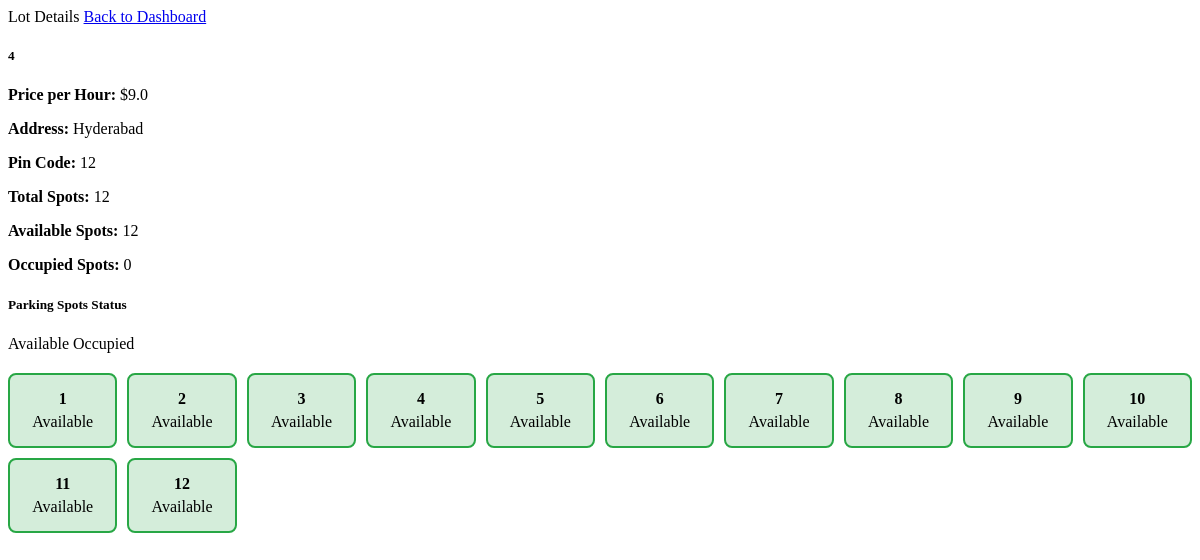
The page /lot_details/1 (signed in) on the database as committed earlier.
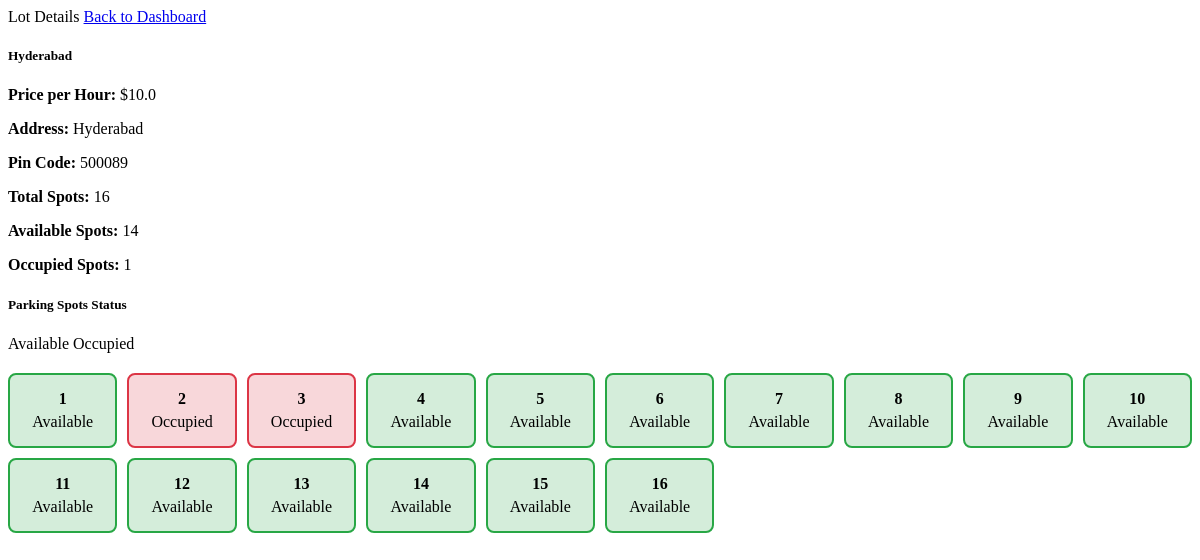
The same page on the database as committed later.
### models/models.py (models this page shows)
class ParkingLot(db.Model):
    __tablename__ = 'parking_lots'
    id = db.Column(db.Integer, primary_key=True)
    prime_location_name = db.Column(db.String(100), nullable=False)
    price = db.Column(db.Float, nullable=False)
    address = db.Column(db.String(200), nullable=False)
    pin_code = db.Column(db.String(10), nullable=False)
    maximum_number_of_spots = db.Column(db.Integer, nullable=False)
    spots = db.relationship('ParkingSpot', backref='lot', cascade='all, delete-orphan')

class ParkingSpot(db.Model):
    __tablename__ = 'parking_spots'
    id = db.Column(db.Integer, primary_key=True)
    lot_id = db.Column(db.Integer, db.ForeignKey('parking_lots.id'), nullable=False)
    status = db.Column(db.String(1), default='A')  # A for Available, R for Reserved, O for Occupied

### app.py (the view)
@app.route('/lot_details/<int:lot_id>')
def lot_details(lot_id):
    if 'admin_id' not in session:
        flash('Please login as admin first!', 'error')
        return redirect(url_for('login'))
    lot = ParkingLot.query.get_or_404(lot_id)
    spots = ParkingSpot.query.filter_by(lot_id=lot_id).all()
    return render_template('lot_details.html', lot=lot, spots=spots)

### templates/lot_details.html (shortened to what this page needs)
<!DOCTYPE html>
<html lang="en">
<head>
</head>
<body>
    <nav class="navbar navbar-dark bg-dark shadow">
        <div class="container">
            <span class="navbar-brand mb-0 h1">
                Lot Details
            </span>
            <a href="{{ url_for('admin_dashboard') }}" class="btn btn-outline-light">
                Back to Dashboard
            </a>
        </div>
    </nav>
    <div class="container mt-4">
        <div class="card mb-4">
            <div class="card-header">
                <h5 class="mb-0">{{ lot.prime_location_name }}</h5>
            </div>
            <div class="card-body">
                <div class="row">
                    <div class="col-md-6">
                        <p><strong>Price per Hour:</strong> ${{ lot.price }}</p>
                        <p><strong>Address:</strong> {{ lot.address }}</p>
                        <p><strong>Pin Code:</strong> {{ lot.pin_code }}</p>
                    </div>
                    <div class="col-md-6">
                        <p><strong>Total Spots:</strong> {{ lot.maximum_number_of_spots }}</p>
                        <p><strong>Available Spots:</strong> {{ spots|selectattr('status', 'equalto', 'A')|list|length }}</p>
                        <p><strong>Occupied Spots:</strong> {{ spots|selectattr('status', 'equalto', 'O')|list|length }}</p>
                    </div>
                </div>
            </div>
        </div>
        <div class="card">
            <div class="card-header">
                <h5 class="mb-0">Parking Spots Status</h5>
            </div>
            <div class="card-body">
                <div class="row">
                    <div class="col-md-12">
                        <div class="mb-3">
                            <span class="badge bg-success me-2">Available</span>
                            <span class="badge bg-danger">Occupied</span>
                        </div>
                        <div class="spots-grid">
                            {% for spot in spots %}
                                <div class="spot-card {{ 'available' if spot.status == 'A' else 'occupied' }}"
                                     title="Spot {{ spot.id }} - {{ 'Available' if spot.status == 'A' else 'Occupied' }}">
                                    <div class="spot-number">{{ loop.index }}</div>
                                    <div class="spot-status">
                                        {% if spot.status == 'A' %}
                                            <span class="text-success">Available</span>
                                        {% else %}
                                            <span class="text-danger">Occupied</span>
                                        {% endif %}
                                    </div>
                                </div>
                            {% endfor %}
                        </div>
                    </div>
                </div>
            </div>
        </div>
    </div>
</body>
</html>

### templates/lot_details.html (style rules this page uses)
.spots-grid { display: grid; grid-template-columns: repeat(auto-fill, minmax(100px, 1fr)); gap: 10px; margin-top: 20px; }
.spot-card { border: 2px solid #ddd; border-radius: 8px; padding: 15px; text-align: center; transition: all 0.3s ease; }
.spot-card.available { background-color: #d4edda; border-color: #28a745; }
.spot-card.occupied { background-color: #f8d7da; border-color: #dc3545; }
.spot-number { font-weight: bold; font-size: 16px; margin-bottom: 5px; }

Rows that differ between the two databases and show on the page:
changed ParkingLot "Hyderabad": prime_location_name "4" → "Hyderabad"; price "9.0" → "10.0"; pin_code "12" → "500089"; maximum_number_of_spots "12" → "16"
changed ParkingSpot (number 2 of 16 on the later page): status "Available" → "Occupied"
changed ParkingSpot (number 3 of 16 on the later page): status "Available" → "Occupied"
added ParkingSpot: status "Available"
added ParkingSpot: status "Available"
added ParkingSpot: status "Available"
added ParkingSpot: status "Available"
Other text that changed with them:
{{ spots|selectattr('status', 'equalto', 'A')|list|length }}: "12" → "14"
{{ spots|selectattr('status', 'equalto', 'O')|list|length }}: "0" → "1"
